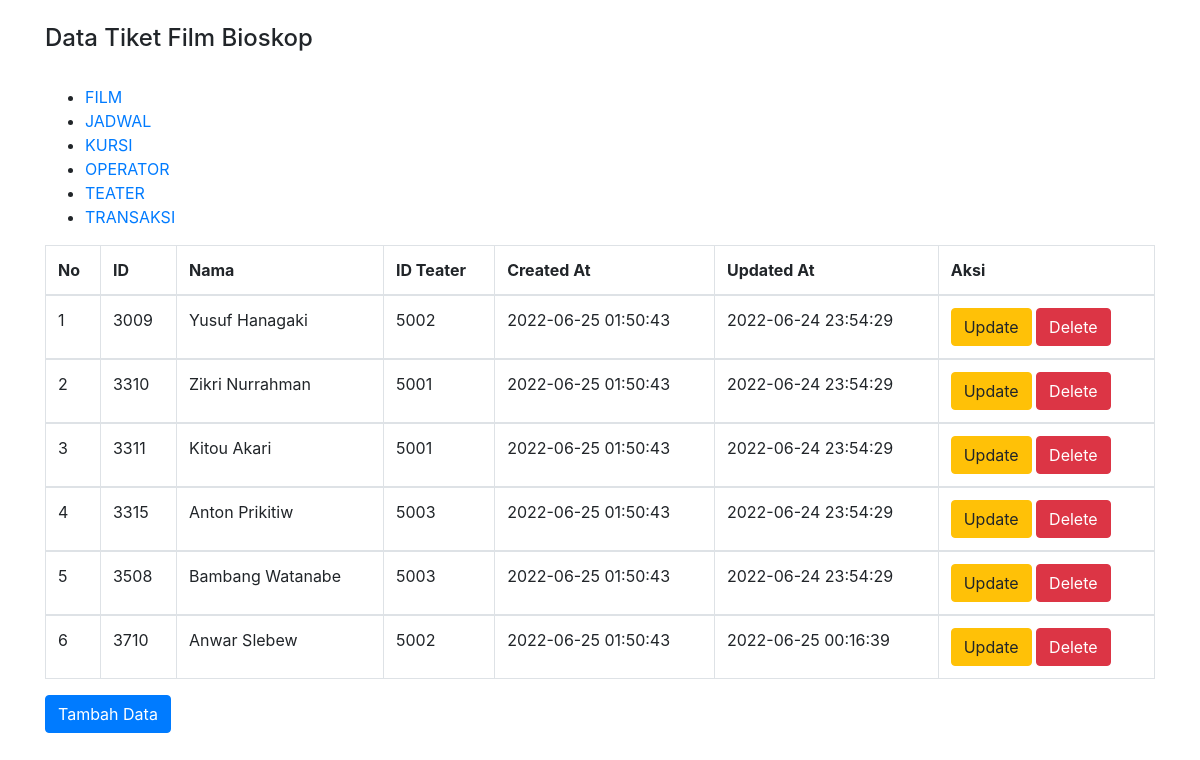
The app's page /kursi.php with its own data.
### tables this page shows
CREATE TABLE `kursi` (
  `id_kursi` varchar(20) NOT NULL,
  `nama` varchar(50) NOT NULL,
  `id_teater` varchar(20) NOT NULL,
  `created_at` datetime NOT NULL,
  `updated_at` timestamp NOT NULL DEFAULT current_timestamp() ON UPDATE current_timestamp()
);

### kursi.php (the view, shortened to what this page needs)
<!DOCTYPE html>
<html>
<head>
    <link rel="stylesheet" href="bootstrap/css/bootstrap.min.css">
</head>
<body>
<div class="container">
    <br>
    <h4>Data Tiket Film Bioskop</h4>
    <table class="table table-bordered table-hover">
        <br>
        <thead>
        <tr>
            <th>No</th>
            <th>ID</th>
            <th>Nama</th>
            <th>ID Teater</th>
            <th>Created At</th>
            <th>Updated At</th>
            <th colspan='2'>Aksi</th>
        </tr>
        </thead>
        <?php
        include "koneksi.php";
        $sql="select * from kursi";
        include "menu.php";
        $hasil=mysqli_query($kon,$sql);
        $no=0;
        while ($data = mysqli_fetch_array($hasil)) {
            $no++;
            ?>
            <tbody>
            <tr>
                <td><?php echo $no;?></td>
                <td><?php echo $data["id_kursi"]; ?></td>
                <td><?php echo $data["nama"];   ?></td>
                <td><?php echo $data["id_teater"];   ?></td>
                <td><?php echo $data["created_at"];   ?></td>
                <td><?php echo $data["updated_at"];   ?></td>
                <td>
                    <a href="update-kursi.php?id_kursi=<?php echo htmlspecialchars($data['id_kursi']); ?>" class="btn btn-warning" role="button">Update</a>
                    <a href="<?php echo htmlspecialchars($_SERVER["PHP_SELF"]);?>?id_kursi=<?php echo $data['id_kursi']; ?>" class="btn btn-danger" role="button">Delete</a>
                </td>
            </tr>
            </tbody>
            <?php
        }
        ?>
    </table>
    <a href="create-kursi.php" class="btn btn-primary" role="button">Tambah Data</a>
</div>
</body>
</html>

### menu.php
<nav>
	<ul>
		<li><a href="index.php">FILM</a></li>
		<li><a href="jadwal.php?menu=jadwal">JADWAL</a></li>
		<li><a href="kursi.php?menu=kursi">KURSI</a></li>
		<li><a href="operator.php?menu=operator">OPERATOR</a></li>
		<li><a href="teater.php?menu=teater">TEATER</a></li>
		<li><a href="transaksi.php?menu=transaksi">TRANSAKSI</a></li>
	</ul>
</nav>

### records on screen
kursi: id_kursi "3009", nama "Yusuf Hanagaki", id_teater "5002", created_at "2022-06-25 01:50:43", updated_at "2022-06-24 23:54:29"
kursi: id_kursi "3310", nama "Zikri Nurrahman", id_teater "5001", created_at "2022-06-25 01:50:43", updated_at "2022-06-24 23:54:29"
kursi: id_kursi "3311", nama "Kitou Akari", id_teater "5001", created_at "2022-06-25 01:50:43", updated_at "2022-06-24 23:54:29"
kursi: id_kursi "3315", nama "Anton Prikitiw", id_teater "5003", created_at "2022-06-25 01:50:43", updated_at "2022-06-24 23:54:29"
kursi: id_kursi "3508", nama "Bambang Watanabe", id_teater "5003", created_at "2022-06-25 01:50:43", updated_at "2022-06-24 23:54:29"
kursi: id_kursi "3710", nama "Anwar Slebew", id_teater "5002", created_at "2022-06-25 01:50:43", updated_at "2022-06-25 00:16:39"
